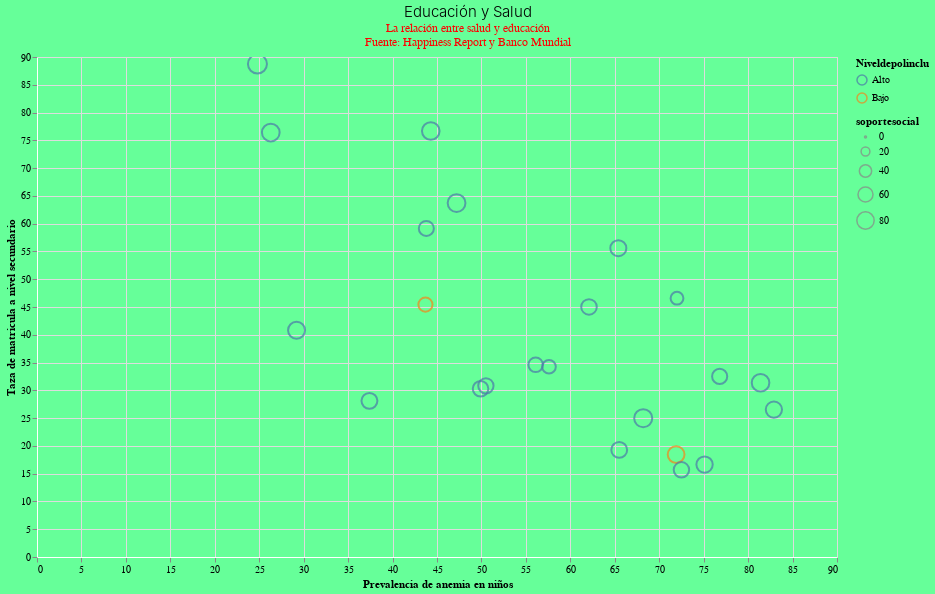

The notebook cell this image was saved under:
### Code cell
alt.Chart(resultado_merge_4, height = 500, width = 800).mark_point().encode(
    x = alt.X("anemia2015:Q", title="Prevalencia de anemia en niños"),
    y = alt.Y("educa2015:Q", title= "Taza de matricula a nivel secundario"),
    color = alt.Color("Niveldepolinclu"),
    size = alt.Size("soportesocial")
    ).interactive().properties(
    title={
      "text": ["Educación y Salud"], 
      "subtitle": ["La relación entre salud y educación",
                   "Fuente: Happiness Report y Banco Mundial"],
      "color": "Black",
      "subtitleColor": "Red"
    })

### Figure 1 — Vega-Lite specification as saved in the notebook (floating-point values rounded to 4 significant figures)
{"config": {"title": {"font": "Rubric", "fontSize": 15, "fontWeight": 300, "offset": 0, "anchor": "left"}, "axis": {"labelFont": "Rubric", "titleFont": "Rubric", "domainColor": "white"}, "header": {"labelFont": "Rubric", "titleFont": "Rubric"}, "legend": {"labelFont": "Garamond", "titleFont": "Garamond", "symbolType": "circle", "padding": 1}, "background": "#66ff99"}, "data": {"name": "data-ee83eb97e37aa71e7cda4ee11a06efff"}, "mark": "point", "encoding": {"color": {"type": "nominal", "field": "Niveldepolinclu"}, "size": {"type": "quantitative", "field": "soportesocial"}, "x": {"type": "quantitative", "field": "anemia2015", "title": "Prevalencia de anemia en niños"}, "y": {"type": "quantitative", "field": "educa2015", "title": "Taza de matricula a nivel secundario"}}, "height": 500, "selection": {"selector020": {"type": "interval", "bind": "scales", "encodings": ["x", "y"]}}, "title": {"text": ["Educación y Salud"], "subtitle": ["La relación entre salud y educación", "Fuente: Happiness Report y Banco Mundial"], "color": "Black", "subtitleColor": "Red"}, "width": 800, "$schema": "https://vega.github.io/schema/vega-lite/v4.8.1.json", "datasets": {"data-ee83eb97e37aa71e7cda4ee11a06efff": [{"pais": "Afghanistan", "educa2015": 45.43, "anemia2015": 43.7, "Niveldepolinclu": "Bajo", "ingreso2015": "Países de ingreso bajo", "soportesocial": 52.9, "libertad": 38.9, "generosidad": 8.0}, {"pais": "Bangladesh", "educa2015": 59.14, "anemia2015": 43.8, "Niveldepolinclu": "Alto", "ingreso2015": "Países de ingreso mediano bajo", "soportesocial": 60.1, "libertad": 81.5, "generosidad": -6.8}, {"pais": "Benin", "educa2015": 46.58, "anemia2015": 72.0, "Niveldepolinclu": "Alto", "ingreso2015": "Países de ingreso mediano bajo", "soportesocial": 43.4, "libertad": 73.3, "generosidad": -2.7}, {"pais": "Bhutan", "educa2015": 63.71, "anemia2015": 47.2, "Niveldepolinclu": "Alto", "ingreso2015": "Países de ingreso mediano bajo", "soportesocial": 84.8, "libertad": 83.0, "generosidad": 27.7}, {"pais": "Bolivia", "educa2015": 76.69, "anemia2015": 44.3, "Niveldepolinclu": "Alto", "ingreso2015": "Países de ingreso mediano bajo", "soportesocial": 82.9, "libertad": 88.4, "generosidad": -3.0}, {"pais": "Burkina Faso", "educa2015": 26.53, "anemia2015": 82.9, "Niveldepolinclu": "Alto", "ingreso2015": "Países de ingreso bajo", "soportesocial": 70.5, "libertad": 65.9, "generosidad": 0.4}, {"pais": "Cameroon", "educa2015": 45.02, "anemia2015": 62.1, "Niveldepolinclu": "Alto", "ingreso2015": "Países de ingreso mediano bajo", "soportesocial": 64.6, "libertad": 79.1, "generosidad": 4.9}, {"pais": "Chad", "educa2015": 18.44, "anemia2015": 71.9, "Niveldepolinclu": "Bajo", "ingreso2015": "Países de ingreso bajo", "soportesocial": 75.1, "libertad": 47.4, "generosidad": -2.9}, {"pais": "Ethiopia", "educa2015": 30.81, "anemia2015": 50.5, "Niveldepolinclu": "Alto", "ingreso2015": "Países de ingreso bajo", "soportesocial": 62.6, "libertad": 80.3, "generosidad": 11.3}, {"pais": "Ghana", "educa2015": 55.58, "anemia2015": 65.4, "Niveldepolinclu": "Alto", "ingreso2015": "Países de ingreso mediano bajo", "soportesocial": 68.7, "libertad": 85.2, "generosidad": -3.8}, {"pais": "Honduras", "educa2015": 40.81, "anemia2015": 29.2, "Niveldepolinclu": "Alto", "ingreso2015": "Países de ingreso mediano bajo", "soportesocial": 77.2, "libertad": 53.4, "generosidad": -9.7}, {"pais": "Liberia", "educa2015": 15.69, "anemia2015": 72.5, "Niveldepolinclu": "Alto", "ingreso2015": "Países de ingreso bajo", "soportesocial": 63.8, "libertad": 67.1, "generosidad": -6.1}, {"pais": "Madagascar", "educa2015": 30.29, "anemia2015": 49.9, "Niveldepolinclu": "Alto", "ingreso2015": "Países de ingreso bajo", "soportesocial": 64.7, "libertad": 54.5, "generosidad": -4.1}, {"pais": "Malawi", "educa2015": 34.25, "anemia2015": 57.6, "Niveldepolinclu": "Alto", "ingreso2015": "Países de ingreso bajo", "soportesocial": 49.4, "libertad": 80.1, "generosidad": 5.8}, {"pais": "Mali", "educa2015": 31.37, "anemia2015": 81.4, "Niveldepolinclu": "Alto", "ingreso2015": "Países de ingreso bajo", "soportesocial": 83.0, "libertad": 63.4, "generosidad": -6.8}, {"pais": "Mauritania", "educa2015": 24.98, "anemia2015": 68.2, "Niveldepolinclu": "Alto", "ingreso2015": "Países de ingreso mediano bajo", "soportesocial": 87.5, "libertad": 44.7, "generosidad": 5.5}, {"pais": "Moldova", "educa2015": 76.4, "anemia2015": 26.3, "Niveldepolinclu": "Alto", "ingreso2015": "Países de ingreso mediano bajo", "soportesocial": 84.0, "libertad": 59.5, "generosidad": -9.0}, {"pais": "Mozambique", "educa2015": 19.28, "anemia2015": 65.5, "Niveldepolinclu": "Alto", "ingreso2015": "Países de ingreso bajo", "soportesocial": 66.6, "libertad": 81.3, "generosidad": 8.9}, {"pais": "Niger", "educa2015": 16.63, "anemia2015": 75.1, "Niveldepolinclu": "Alto", "ingreso2015": "Países de ingreso bajo", "soportesocial": 71.3, "libertad": 72.8, "generosidad": -3.2}, {"pais": "Pakistan", "educa2015": 34.6, "anemia2015": 56.1, "Niveldepolinclu": "Alto", "ingreso2015": "Países de ingreso mediano bajo", "soportesocial": 56.2, "libertad": 58.7, "generosidad": 8.5}, {"pais": "Rwanda", "educa2015": 28.1, "anemia2015": 37.4, "Niveldepolinclu": "Alto", "ingreso2015": "Países de ingreso bajo", "soportesocial": 67.8, "libertad": 90.8, "generosidad": 2.5}, {"pais": "Sierra Leone", "educa2015": 32.51, "anemia2015": 76.8, "Niveldepolinclu": "Alto", "ingreso2015": "Países de ingreso bajo", "soportesocial": 61.1, "libertad": 62.4, "generosidad": 5.0}, {"pais": "Uzbekistan", "educa2015": 88.74, "anemia2015": 24.8, "Niveldepolinclu": "Alto", "ingreso2015": "Países de ingreso mediano bajo", "soportesocial": 96.8, "libertad": 98.0, "generosidad": 37.5}]}}
